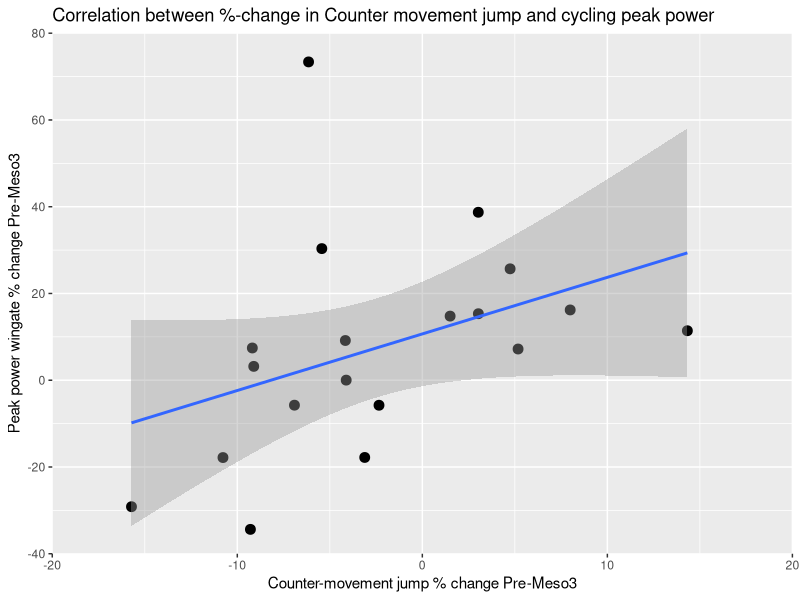
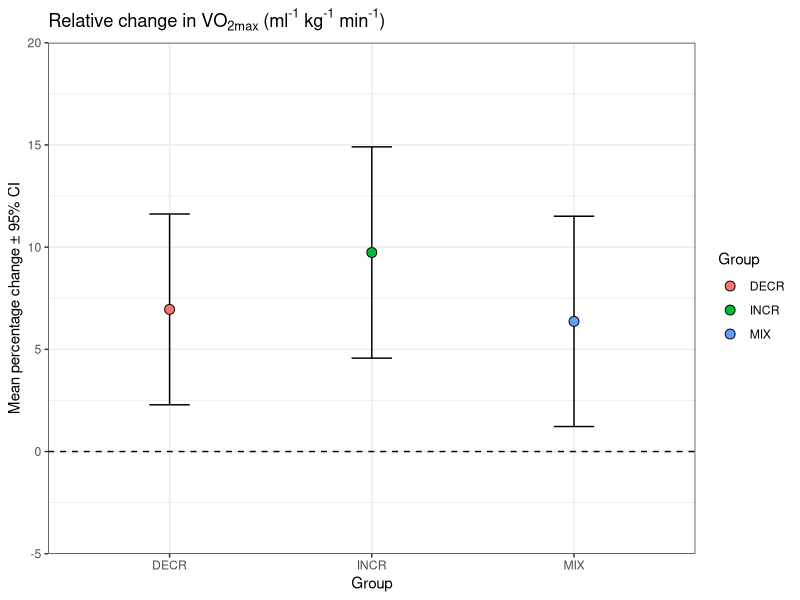
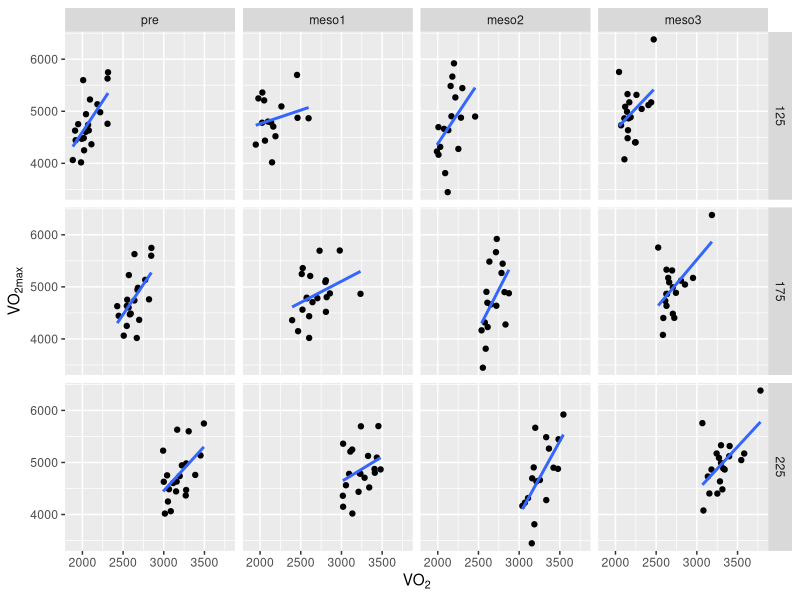
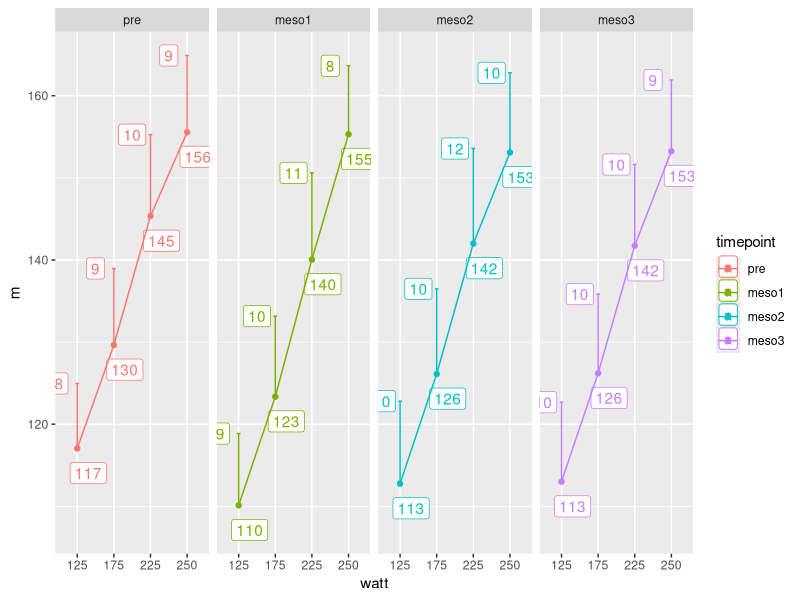

Here is the R script that generated these plots, in order:
## ---- chunk 1

# load packages
library(tidyverse); library(readxl)


dat <- read_excel("./data/cyclingStudy.xlsx", na = "NA") 


# Correlation between VO2max change and performance change with color per group

dat %>%
        select(subject, group, timepoint, cmj.max, peak.power) %>%
        unite(col = "perf", cmj.max, peak.power, sep = "_") %>%
        filter(timepoint %in% c("pre", "meso3")) %>%
        pivot_wider(names_from = timepoint, values_from = perf)  %>%
        
                
        separate(pre, into = c("pre_cmj", "pre_pp"), sep = "_", convert = TRUE) %>%
        separate(meso3, into = c("post_cmj", "post_pp"), sep = "_", convert = TRUE) %>%
        mutate(pp = 100 * ((post_pp / pre_pp)-1),
               cmj = 100 * ((post_cmj / pre_cmj)-1)) %>%
        ggplot(aes(cmj, pp)) + geom_point(size = 3) + geom_smooth(method = "lm") +
        labs(x = "Counter-movement jump % change Pre-Meso3", 
             y = "Peak power wingate % change Pre-Meso3", 
             title = "Correlation between %-change in Counter movement jump and cycling peak power") +
        scale_y_continuous(breaks = c(-40,-20, 0, 20, 40, 60, 80),
                           limits = c(-40, 80),
                           expand = c(0, 0)) +
        scale_x_continuous(breaks = c(-20, -10,  0, 10, 20),
                           limits = c(-20, 20),
                           expand = c(0, 0))
        

## ---- chunk 2

read_excel("./data/cyclingStudy.xlsx", na = "NA") %>%
        
        mutate(vo2max = VO2.max / weight.T1) %>%
        select(subject, group, timepoint, vo2max) %>%
        pivot_wider(names_from = timepoint, values_from = vo2max) %>%
        mutate(change = ((meso3 / pre)-1)*100) %>%
        group_by(group) %>%
        summarise(m = mean(change, na.rm = TRUE), 
                  s = sd(change, na.rm = TRUE), 
                  n  = sum(!(is.na(change))), 
                  error = qt(0.975, df = n-1) * s/sqrt(n)) %>%
        ggplot(aes(group, m, fill = group)) + 
        geom_errorbar(aes(ymin = m - error, ymax = m + error), width = 0.2) +
        geom_point(shape = 21, size = 3) +
        labs(x = "Group", 
             y =  "Mean percentage change \U00B1 95% CI", 
             fill = "Group",
             title = expression("Relative change in VO"["2max"]~"(ml"^"-1"~"kg"^"-1"~"min"^"-1"*")")) +
        scale_y_continuous(breaks = c(-5, 0, 5, 10, 15, 20), 
                           limits= c(-5, 20), expand = c(0,0)) +
        geom_hline(yintercept = 0, lty=2) +
        theme_bw() 


## ---- chunk 3

read_excel("./data/cyclingStudy.xlsx", na = "NA") %>%
        select(subject, timepoint, VO2.125:VO2.225, VO2.max) %>%
        pivot_longer(cols = VO2.125:VO2.225, 
                     names_to = "watt", 
                     names_prefix = "VO2.", 
                     values_to = "VO2") %>%
        mutate(timepoint = factor(timepoint, levels = c("pre", "meso1", "meso2", "meso3"))) %>%
        ggplot(aes(VO2, VO2.max)) + geom_point() + 
        facet_grid(watt ~ timepoint) + 
        labs(x = expression("VO"["2"]), 
             y = expression("VO"["2max"])) +
        geom_smooth(method = "lm", se = FALSE)
        
        
## ---- chunk 4

read_excel("./data/cyclingStudy.xlsx", na = "NA") %>%

        select(subject, timepoint, HF.125:HF.250) %>%
        
        
        pivot_longer(cols = HF.125:HF.250, 
                     names_to = "watt", 
                     names_prefix = "HF.", 
                     values_to = "HF") %>%
        group_by(watt, timepoint) %>%
        summarise(m = mean(HF, na.rm = TRUE), 
                  sd = sd(HF, na.rm = TRUE)) %>%
        mutate(timepoint = factor(timepoint, levels = c("pre", "meso1", "meso2", "meso3"))) %>%
        ggplot(aes(watt, m, color = timepoint, group = timepoint)) + 
        
        geom_errorbar(aes(ymin = m, ymax = m + sd), width = 0.1) +
        geom_label(aes(label = round(m, 0)), nudge_y = -3, nudge_x = 0.3) +
        geom_label(aes(y = m + sd, label = round(sd, 0)),  nudge_x = -0.5) +
        geom_point() + 
        geom_line() +
        facet_grid(.~ timepoint)
